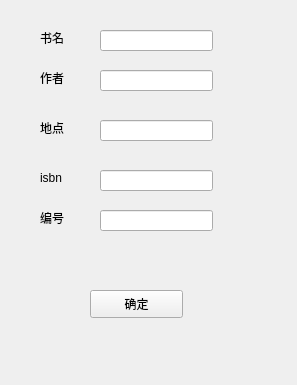
<?xml version="1.0" encoding="UTF-8"?>
<ui version="4.0">
 <class>BookInfoPage</class>
 <widget class="QWidget" name="BookInfoPage">
  <property name="geometry">
   <rect>
    <x>0</x>
    <y>0</y>
    <width>297</width>
    <height>385</height>
   </rect>
  </property>
  <property name="windowTitle">
   <string>Form</string>
  </property>
  <widget class="QLabel" name="label">
   <property name="geometry">
    <rect>
     <x>40</x>
     <y>30</y>
     <width>72</width>
     <height>15</height>
    </rect>
   </property>
   <property name="text">
    <string>书名</string>
   </property>
  </widget>
  <widget class="QLabel" name="label_2">
   <property name="geometry">
    <rect>
     <x>40</x>
     <y>70</y>
     <width>72</width>
     <height>15</height>
    </rect>
   </property>
   <property name="text">
    <string>作者</string>
   </property>
  </widget>
  <widget class="QLabel" name="label_3">
   <property name="geometry">
    <rect>
     <x>40</x>
     <y>120</y>
     <width>72</width>
     <height>15</height>
    </rect>
   </property>
   <property name="text">
    <string>地点</string>
   </property>
  </widget>
  <widget class="QLabel" name="label_4">
   <property name="geometry">
    <rect>
     <x>40</x>
     <y>170</y>
     <width>72</width>
     <height>15</height>
    </rect>
   </property>
   <property name="text">
    <string>isbn</string>
   </property>
  </widget>
  <widget class="QLineEdit" name="Title">
   <property name="geometry">
    <rect>
     <x>100</x>
     <y>30</y>
     <width>113</width>
     <height>21</height>
    </rect>
   </property>
  </widget>
  <widget class="QLineEdit" name="Author">
   <property name="geometry">
    <rect>
     <x>100</x>
     <y>70</y>
     <width>113</width>
     <height>21</height>
    </rect>
   </property>
  </widget>
  <widget class="QLineEdit" name="Place">
   <property name="geometry">
    <rect>
     <x>100</x>
     <y>120</y>
     <width>113</width>
     <height>21</height>
    </rect>
   </property>
  </widget>
  <widget class="QLineEdit" name="Isbn">
   <property name="geometry">
    <rect>
     <x>100</x>
     <y>170</y>
     <width>113</width>
     <height>21</height>
    </rect>
   </property>
  </widget>
  <widget class="QPushButton" name="ok">
   <property name="geometry">
    <rect>
     <x>90</x>
     <y>290</y>
     <width>93</width>
     <height>28</height>
    </rect>
   </property>
   <property name="text">
    <string>确定</string>
   </property>
  </widget>
  <widget class="QLabel" name="label_5">
   <property name="geometry">
    <rect>
     <x>40</x>
     <y>210</y>
     <width>72</width>
     <height>15</height>
    </rect>
   </property>
   <property name="text">
    <string>编号</string>
   </property>
  </widget>
  <widget class="QLineEdit" name="Key">
   <property name="geometry">
    <rect>
     <x>100</x>
     <y>210</y>
     <width>113</width>
     <height>21</height>
    </rect>
   </property>
  </widget>
 </widget>
 <resources/>
 <connections/>
</ui>
